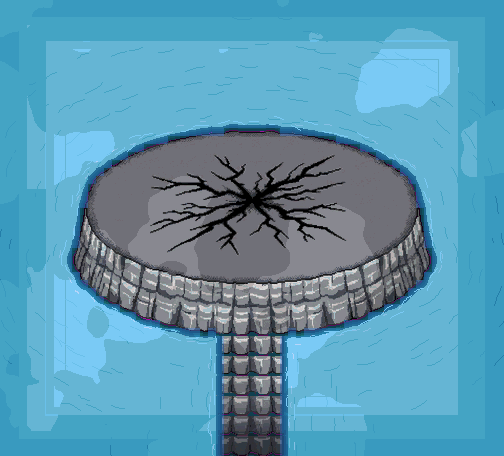

A level layout from a 2D game, rendered from its tile map. Below: a short description, then the map file with its tile-grid data intact:
An orthogonal 63x57 tile map with 8x8 px tiles, 1 tile layer (collision_8px), 1 image layer.

<map version="1.10" tiledversion="1.10.2" orientation="orthogonal" renderorder="right-down" width="63" height="57" tilewidth="8" tileheight="8" infinite="0" nextlayerid="4" nextobjectid="1">
 <properties>
  <property name="moteur" value="RogueEssence / PMDO" />
  <property name="case_lecture_px" type="int" value="24" />
  <property name="viewport" value="320x240" />
 </properties>
 <tileset firstgid="1" source="brosse_collision.tsx" />
 <imagelayer id="1" name="fond">
  <image source="fond.png" width="504" height="456" />
 </imagelayer>
 <layer id="2" name="collision_8px" width="63" height="57" opacity="0.55">
  <data encoding="csv">
3,3,3,3,3,3,3,3,3,3,3,3,3,3,3,3,3,3,3,3,3,3,3,3,3,3,3,3,3,3,3,3,3,3,3,3,3,3,3,3,3,3,3,3,3,3,3,3,3,3,3,3,3,3,3,3,3,3,3,3,3,3,3,
3,3,3,3,3,3,3,3,3,3,3,3,3,3,3,3,3,3,3,3,3,3,3,3,3,3,3,3,3,3,3,3,3,3,3,3,3,3,3,3,3,3,3,3,3,3,3,3,3,3,3,3,3,3,3,3,3,3,3,3,3,3,3,
3,3,3,3,3,3,3,3,3,3,3,3,3,3,3,3,3,3,3,3,3,3,3,3,3,3,3,3,3,3,3,3,3,3,3,3,3,3,3,3,3,3,3,3,3,3,3,3,3,3,3,3,3,3,3,3,3,3,3,3,3,3,3,
3,3,3,3,3,3,3,3,3,3,3,3,3,3,3,3,3,3,3,3,3,3,3,3,3,3,3,3,3,3,3,3,3,3,3,3,3,3,3,3,3,3,3,3,3,3,3,3,3,3,3,3,3,3,3,3,3,3,3,3,3,3,3,
3,3,3,3,3,3,3,3,3,3,3,3,3,3,3,3,3,3,3,3,3,3,3,3,3,3,3,3,3,3,3,3,3,3,3,3,3,3,3,3,3,3,3,3,3,3,3,3,3,3,3,3,3,3,3,3,3,3,3,3,3,3,3,
3,3,3,3,3,3,3,3,3,3,3,3,3,3,3,3,3,3,3,3,3,3,3,3,3,3,3,3,3,3,3,3,3,3,3,3,3,3,3,3,3,3,3,3,3,3,3,3,3,3,3,3,3,3,3,3,3,3,3,3,3,3,3,
3,3,3,3,3,3,3,3,3,3,3,3,3,3,3,3,3,3,3,3,3,3,3,3,3,3,3,3,3,3,3,3,3,3,3,3,3,3,3,3,3,3,3,3,3,3,3,3,3,3,3,3,3,3,3,3,3,3,3,3,3,3,3,
3,3,3,3,3,3,3,3,3,3,3,3,3,3,3,3,3,3,3,3,3,3,3,3,3,3,3,3,3,3,3,3,3,3,3,3,3,3,3,3,3,3,3,3,3,3,3,3,3,3,3,3,3,3,3,3,3,3,3,3,3,3,3,
3,3,3,3,3,3,3,3,3,3,3,3,3,3,3,3,3,3,3,3,3,3,3,3,3,3,3,3,3,3,3,3,3,3,3,3,3,3,3,3,3,3,3,3,3,3,3,3,3,3,3,3,3,3,3,3,3,3,3,3,3,3,3,
3,3,3,3,3,3,3,3,3,3,3,3,3,3,3,3,3,3,3,3,3,3,3,3,3,3,3,3,3,3,3,3,3,3,3,3,3,3,3,3,3,3,3,3,3,3,3,3,3,3,3,3,3,3,3,3,3,3,3,3,3,3,3,
3,3,3,3,3,3,3,3,3,3,3,3,3,3,3,3,3,3,3,3,3,3,3,3,3,3,3,3,3,3,3,3,3,3,3,3,3,3,3,3,3,3,3,3,3,3,3,3,3,3,3,3,3,3,3,3,3,3,3,3,3,3,3,
3,3,3,3,3,3,3,3,3,3,3,3,3,3,3,3,3,3,3,3,3,3,3,3,3,3,3,3,3,3,3,3,3,3,3,3,3,3,3,3,3,3,3,3,3,3,3,3,3,3,3,3,3,3,3,3,3,3,3,3,3,3,3,
3,3,3,3,3,3,3,3,3,3,3,3,3,3,3,3,3,3,3,3,3,3,3,3,3,3,3,3,3,3,3,3,3,3,3,3,3,3,3,3,3,3,3,3,3,3,3,3,3,3,3,3,3,3,3,3,3,3,3,3,3,3,3,
3,3,3,3,3,3,3,3,3,3,3,3,3,3,3,3,3,3,3,3,3,3,3,3,3,3,3,3,3,3,3,3,3,3,3,3,3,3,3,3,3,3,3,3,3,3,3,3,3,3,3,3,3,3,3,3,3,3,3,3,3,3,3,
3,3,3,3,3,3,3,3,3,3,3,3,3,3,3,3,3,3,3,3,3,3,3,3,3,3,3,3,3,3,3,3,3,3,3,3,3,3,3,3,3,3,3,3,3,3,3,3,3,3,3,3,3,3,3,3,3,3,3,3,3,3,3,
3,3,3,3,3,3,3,3,3,3,3,3,3,3,3,3,3,3,3,3,3,3,3,3,3,3,3,3,3,3,3,3,3,3,3,3,3,3,3,3,3,3,3,3,3,3,3,3,3,3,3,3,3,3,3,3,3,3,3,3,3,3,3,
3,3,3,3,3,3,3,3,3,3,3,3,3,3,3,3,3,3,3,3,3,3,3,3,3,3,3,3,1,1,1,1,1,1,1,3,3,3,3,3,3,3,3,3,3,3,3,3,3,3,3,3,3,3,3,3,3,3,3,3,3,3,3,
3,3,3,3,3,3,3,3,3,3,3,3,3,3,3,3,3,3,3,3,3,1,1,1,1,1,1,1,1,1,1,1,1,1,1,1,1,1,1,1,1,1,3,3,3,3,3,3,3,3,3,3,3,3,3,3,3,3,3,3,3,3,3,
3,3,3,3,3,3,3,3,3,3,3,3,3,3,3,3,3,3,1,1,1,1,1,1,1,1,1,1,1,1,1,1,1,1,1,1,1,1,1,1,1,1,1,1,1,3,3,3,3,3,3,3,3,3,3,3,3,3,3,3,3,3,3,
3,3,3,3,3,3,3,3,3,3,3,3,3,3,3,3,1,1,1,1,1,1,1,1,1,1,1,1,1,1,1,1,1,1,1,1,1,1,1,1,1,1,1,1,1,1,1,3,3,3,3,3,3,3,3,3,3,3,3,3,3,3,3,
3,3,3,3,3,3,3,3,3,3,3,3,3,3,1,1,1,1,1,1,1,1,1,1,1,1,1,1,1,1,1,1,1,1,1,1,1,1,1,1,1,1,1,1,1,1,1,1,1,3,3,3,3,3,3,3,3,3,3,3,3,3,3,
3,3,3,3,3,3,3,3,3,3,3,3,3,1,1,1,1,1,1,1,1,1,1,1,1,1,1,1,1,1,1,1,1,1,1,1,1,1,1,1,1,1,1,1,1,1,1,1,1,1,3,3,3,3,3,3,3,3,3,3,3,3,3,
3,3,3,3,3,3,3,3,3,3,3,3,1,1,1,1,1,1,1,1,1,1,1,1,1,1,1,1,1,1,1,1,1,1,1,1,1,1,1,1,1,1,1,1,1,1,1,1,1,1,1,3,3,3,3,3,3,3,3,3,3,3,3,
3,3,3,3,3,3,3,3,3,3,3,1,1,1,1,1,1,1,1,1,1,1,1,1,1,1,1,1,1,1,1,1,1,1,1,1,1,1,1,1,1,1,1,1,1,1,1,1,1,1,1,1,3,3,3,3,3,3,3,3,3,3,3,
3,3,3,3,3,3,3,3,3,3,3,1,1,1,1,1,1,1,1,1,1,1,1,1,1,1,1,1,1,1,1,1,1,1,1,1,1,1,1,1,1,1,1,1,1,1,1,1,1,1,1,1,3,3,3,3,3,3,3,3,3,3,3,
3,3,3,3,3,3,3,3,3,3,3,1,1,1,1,1,1,1,1,1,1,1,1,1,1,1,1,1,1,1,1,1,1,1,1,1,1,1,1,1,1,1,1,1,1,1,1,1,1,1,1,1,3,3,3,3,3,3,3,3,3,3,3,
3,3,3,3,3,3,3,3,3,3,1,1,1,1,1,1,1,1,1,1,1,1,1,1,1,1,1,1,1,1,1,1,1,1,1,1,1,1,1,1,1,1,1,1,1,1,1,1,1,1,1,1,1,3,3,3,3,3,3,3,3,3,3,
3,3,3,3,3,3,3,3,3,3,1,1,1,1,1,1,1,1,1,1,1,1,1,1,1,1,1,1,1,1,1,1,1,1,1,1,1,1,1,1,1,1,1,1,1,1,1,1,1,1,1,1,1,3,3,3,3,3,3,3,3,3,3,
3,3,3,3,3,3,3,3,3,3,1,1,1,1,1,1,1,1,1,1,1,1,1,1,1,1,1,1,1,1,1,1,1,1,1,1,1,1,1,1,1,1,1,1,1,1,1,1,1,1,1,1,1,3,3,3,3,3,3,3,3,3,3,
3,3,3,3,3,3,3,3,3,3,1,1,1,1,1,1,1,1,1,1,1,1,1,1,1,1,1,1,1,1,1,1,1,1,1,1,1,1,1,1,1,1,1,1,1,1,1,1,1,1,1,1,1,3,3,3,3,3,3,3,3,3,3,
3,3,3,3,3,3,3,3,3,3,1,1,1,1,1,1,1,1,1,1,1,1,1,1,1,1,1,1,1,1,1,1,1,1,1,1,1,1,1,1,1,1,1,1,1,1,1,1,1,1,1,1,1,3,3,3,3,3,3,3,3,3,3,
3,3,3,3,3,3,3,3,3,1,1,1,1,1,1,1,1,1,1,1,1,1,1,1,1,1,1,1,1,1,1,1,1,1,1,1,1,1,1,1,1,1,1,1,1,1,1,1,1,1,1,1,1,1,3,3,3,3,3,3,3,3,3,
3,3,3,3,3,3,3,3,3,1,1,1,1,1,1,1,1,1,1,1,1,1,1,1,1,1,1,1,1,1,1,1,1,1,1,1,1,1,1,1,1,1,1,1,1,1,1,1,1,1,1,1,1,1,3,3,3,3,3,3,3,3,3,
3,3,3,3,3,3,3,3,3,1,1,1,1,1,1,1,1,1,1,1,1,1,1,1,1,1,1,1,1,1,1,1,1,1,1,1,1,1,1,1,1,1,1,1,1,1,1,1,1,1,1,1,1,1,3,3,3,3,3,3,3,3,3,
3,3,3,3,3,3,3,3,3,3,1,1,1,1,1,1,1,1,1,1,1,1,1,1,1,1,1,1,1,1,1,1,1,1,1,1,1,1,1,1,1,1,1,1,1,1,1,1,1,1,1,1,1,3,3,3,3,3,3,3,3,3,3,
3,3,3,3,3,3,3,3,3,3,3,1,1,1,1,1,1,1,1,1,1,1,1,1,1,1,1,1,1,1,1,1,1,1,1,1,1,1,1,1,1,1,1,1,1,1,1,1,1,1,1,1,3,3,3,3,3,3,3,3,3,3,3,
3,3,3,3,3,3,3,3,3,3,3,3,1,1,1,1,1,1,1,1,1,1,1,1,1,1,1,1,1,1,1,1,1,1,1,1,1,1,1,1,1,1,1,1,1,1,1,1,1,1,1,3,3,3,3,3,3,3,3,3,3,3,3,
3,3,3,3,3,3,3,3,3,3,3,3,3,1,1,1,1,1,1,1,1,1,1,1,1,1,1,1,1,1,1,1,1,1,1,1,1,1,1,1,1,1,1,1,1,1,1,1,1,1,3,3,3,3,3,3,3,3,3,3,3,3,3,
3,3,3,3,3,3,3,3,3,3,3,3,3,3,3,1,1,1,1,1,1,1,1,1,1,1,1,1,1,1,1,1,1,1,1,1,1,1,1,1,1,1,1,1,1,1,1,1,3,3,3,3,3,3,3,3,3,3,3,3,3,3,3,
3,3,3,3,3,3,3,3,3,3,3,3,3,3,3,3,3,1,1,1,1,1,1,1,1,1,1,1,1,1,1,1,1,1,1,1,1,1,1,1,1,1,1,1,1,1,3,3,3,3,3,3,3,3,3,3,3,3,3,3,3,3,3,
3,3,3,3,3,3,3,3,3,3,3,3,3,3,3,3,3,3,3,3,1,1,1,1,1,1,1,1,1,1,1,1,1,1,1,1,1,1,1,1,1,1,1,3,3,3,3,3,3,3,3,3,3,3,3,3,3,3,3,3,3,3,3,
3,3,3,3,3,3,3,3,3,3,3,3,3,3,3,3,3,3,3,3,3,3,3,3,3,1,3,1,1,1,1,1,1,1,1,1,3,1,3,3,3,3,3,3,3,3,3,3,3,3,3,3,3,3,3,3,3,3,3,3,3,3,3,
3,3,3,3,3,3,3,3,3,3,3,3,3,3,3,3,3,3,3,3,3,3,3,3,3,3,3,3,1,1,1,1,1,1,1,3,3,3,3,3,3,3,3,3,3,3,3,3,3,3,3,3,3,3,3,3,3,3,3,3,3,3,3,
3,3,3,3,3,3,3,3,3,3,3,3,3,3,3,3,3,3,3,3,3,3,3,3,3,3,3,3,1,1,1,1,1,1,1,3,3,3,3,3,3,3,3,3,3,3,3,3,3,3,3,3,3,3,3,3,3,3,3,3,3,3,3,
3,3,3,3,3,3,3,3,3,3,3,3,3,3,3,3,3,3,3,3,3,3,3,3,3,3,3,3,1,1,1,1,1,1,1,3,3,3,3,3,3,3,3,3,3,3,3,3,3,3,3,3,3,3,3,3,3,3,3,3,3,3,3,
3,3,3,3,3,3,3,3,3,3,3,3,3,3,3,3,3,3,3,3,3,3,3,3,3,3,3,3,1,1,1,1,1,1,1,3,3,3,3,3,3,3,3,3,3,3,3,3,3,3,3,3,3,3,3,3,3,3,3,3,3,3,3,
3,3,3,3,3,3,3,3,3,3,3,3,3,3,3,3,3,3,3,3,3,3,3,3,3,3,3,3,1,1,1,1,1,1,1,3,3,3,3,3,3,3,3,3,3,3,3,3,3,3,3,3,3,3,3,3,3,3,3,3,3,3,3,
3,3,3,3,3,3,3,3,3,3,3,3,3,3,3,3,3,3,3,3,3,3,3,3,3,3,3,3,1,1,1,1,1,1,1,3,3,3,3,3,3,3,3,3,3,3,3,3,3,3,3,3,3,3,3,3,3,3,3,3,3,3,3,
3,3,3,3,3,3,3,3,3,3,3,3,3,3,3,3,3,3,3,3,3,3,3,3,3,3,3,3,1,1,1,1,1,1,1,3,3,3,3,3,3,3,3,3,3,3,3,3,3,3,3,3,3,3,3,3,3,3,3,3,3,3,3,
3,3,3,3,3,3,3,3,3,3,3,3,3,3,3,3,3,3,3,3,3,3,3,3,3,3,3,3,1,1,1,1,1,1,1,3,3,3,3,3,3,3,3,3,3,3,3,3,3,3,3,3,3,3,3,3,3,3,3,3,3,3,3,
3,3,3,3,3,3,3,3,3,3,3,3,3,3,3,3,3,3,3,3,3,3,3,3,3,3,3,3,1,1,1,1,1,1,1,3,3,3,3,3,3,3,3,3,3,3,3,3,3,3,3,3,3,3,3,3,3,3,3,3,3,3,3,
3,3,3,3,3,3,3,3,3,3,3,3,3,3,3,3,3,3,3,3,3,3,3,3,3,3,3,3,1,1,1,1,1,1,1,3,3,3,3,3,3,3,3,3,3,3,3,3,3,3,3,3,3,3,3,3,3,3,3,3,3,3,3,
3,3,3,3,3,3,3,3,3,3,3,3,3,3,3,3,3,3,3,3,3,3,3,3,3,3,3,3,1,1,1,1,1,1,1,3,3,3,3,3,3,3,3,3,3,3,3,3,3,3,3,3,3,3,3,3,3,3,3,3,3,3,3,
3,3,3,3,3,3,3,3,3,3,3,3,3,3,3,3,3,3,3,3,3,3,3,3,3,3,3,3,1,1,1,1,1,1,1,3,3,3,3,3,3,3,3,3,3,3,3,3,3,3,3,3,3,3,3,3,3,3,3,3,3,3,3,
3,3,3,3,3,3,3,3,3,3,3,3,3,3,3,3,3,3,3,3,3,3,3,3,3,3,3,3,1,1,1,1,1,1,1,3,3,3,3,3,3,3,3,3,3,3,3,3,3,3,3,3,3,3,3,3,3,3,3,3,3,3,3,
3,3,3,3,3,3,3,3,3,3,3,3,3,3,3,3,3,3,3,3,3,3,3,3,3,3,3,3,1,1,1,1,1,1,1,3,3,3,3,3,3,3,3,3,3,3,3,3,3,3,3,3,3,3,3,3,3,3,3,3,3,3,3,
3,3,3,3,3,3,3,3,3,3,3,3,3,3,3,3,3,3,3,3,3,3,3,3,3,3,3,3,1,1,1,1,1,1,1,3,3,3,3,3,3,3,3,3,3,3,3,3,3,3,3,3,3,3,3,3,3,3,3,3,3,3,3
  </data>
 </layer>
</map>
